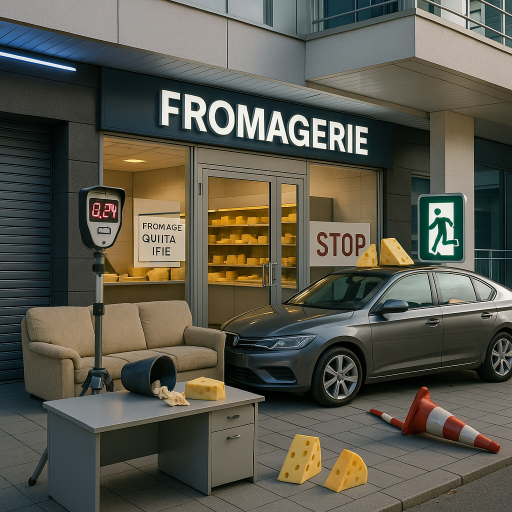
#> input picture images/full_background.png, 1024 x 1024 px (shown at 1/2 size)
$ python -i generate_image_chatgpt.py   (imports and definitions only)
#> lines starting #> are read from the running program, lines starting #| are printed output that depends on the picture
# generate_image_chatgpt.py — version robuste
import asyncio
import sys
import os
import time
import shutil
import re
import random
import base64
from pathlib import Path
from playwright.async_api import async_playwright, TimeoutError as PlaywrightTimeout
from dotenv import load_dotenv

# [1 line not run here, left out]

# --- Config depuis .env
BASE_PROFILE_PATH = os.getenv("BASE_PROFILE_PATH")
CHROME_PATH = os.getenv("CHROME_PATH")
BASE_DIR = os.getenv("BASE_DIR")
CHATGPT_URL = os.getenv("CHATGPT_URL", "https://chatgpt.com")
IMAGES_DIR = os.getenv("IMAGES_DIR", "images")
LEFT_IMG_DIR = os.getenv("LEFT_IMG_DIR", "images/left")
RIGHT_IMG_DIR = os.getenv("RIGHT_IMG_DIR", "images/right")
HEADLESS = os.getenv("HEADLESS", "true").strip().lower() in ("1", "true", "yes")
SLOWMO_MS = int(os.getenv("SLOWMO_MS", "0"))
TIMEOUT_MULT = float(os.getenv("TIMEOUT_MULT", "2.0"))
VERBOSE_PAGE_LOGS = os.getenv("VERBOSE_PAGE_LOGS", "false").strip().lower() in ("1","true","yes")

# --- Arguments CLI
script_text = sys.argv[1] if len(sys.argv) > 1 else ""

# --- Constantes robustesse
MAX_RETRIES_GLOBAL = 3
STEP_RETRIES = 3
NAV_TIMEOUT_MS = int(60_000 * TIMEOUT_MULT)
ACTION_TIMEOUT_MS = int(15_000 * TIMEOUT_MULT)
IMAGE_WAIT_MS = int(60_000 * TIMEOUT_MULT)  # 60s pour génération image

# Profils/temp
# [1 line that did not run here, left out]
# [1 line that did not run here, left out]
# [5 lines not run here, left out]

# [64 lines left out: functions build_background_prompt, _safe_filename, not called in this run]

# [141 lines not run here, left out]

def split_background_to_tiktok_pairs(image_path: str) -> tuple:
    """
    Découpe l'image en deux plages 9:16 (gauche/droite).
    Nécessite PIL/Pillow
    """
#> called with image_path = 'images/full_background.png'
    try:
        from PIL import Image

        img = Image.open(image_path)
#> img is the input picture: PIL image 1024x1024 RGB; mean R, G, B 89.9, 88.2, 76.6

        # Redimensionner si nécessaire
        expected_w, expected_h = 1080, 960
        if img.size != (expected_w, expected_h):
            print(f"⚠️ Redimension de l'image en {expected_w}x{expected_h}")
            img = img.resize((expected_w, expected_h))
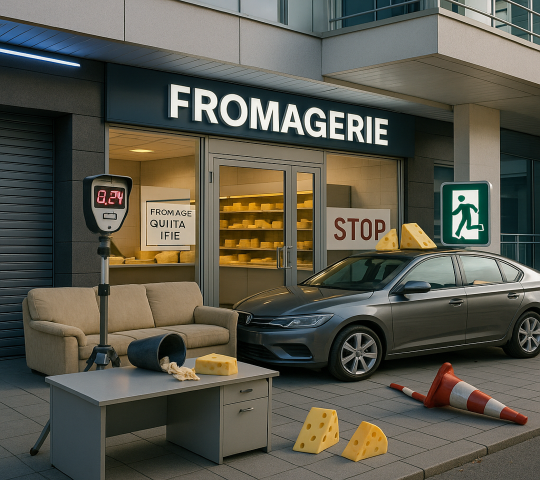
#> img: PIL image 1080x960 RGB (shown at 1/2 size); mean R, G, B 90, 88.3, 76.6

        # Découper en deux
        left_img = img.crop((0, 0, 540, 960))
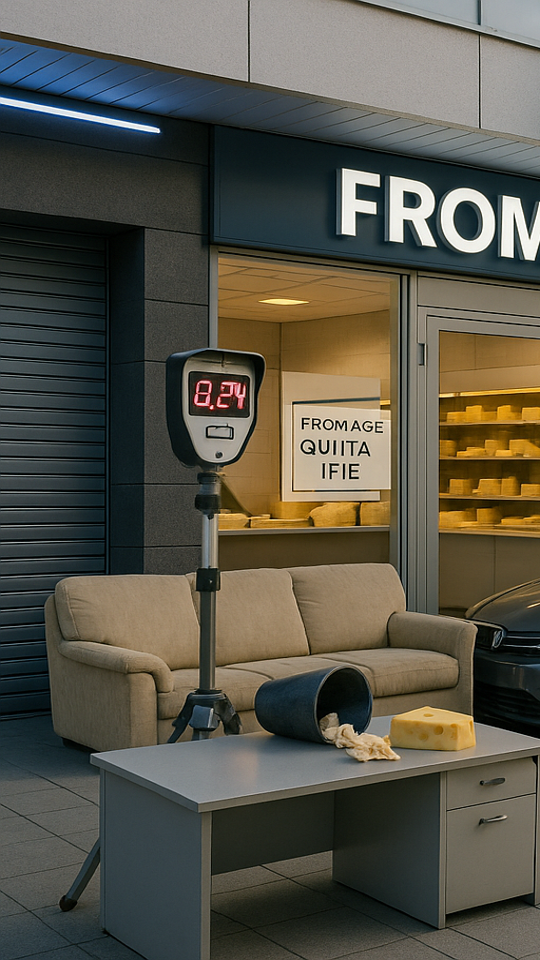
#> left_img: PIL image 540x960 RGB; mean R, G, B 87, 84.2, 72.5
        right_img = img.crop((540, 0, 1080, 960))
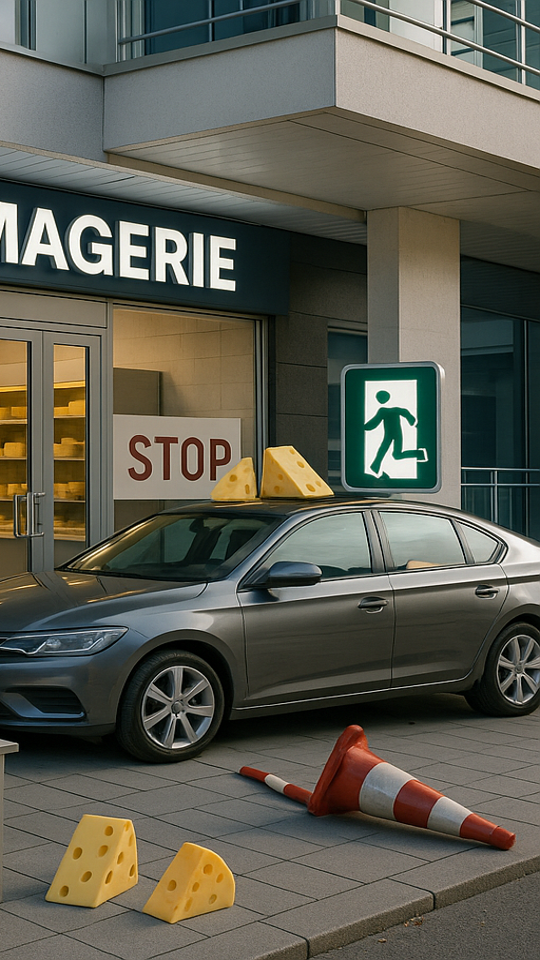
#> right_img: PIL image 540x960 RGB; mean R, G, B 92.9, 92.3, 80.8

        left_path = os.path.join(LEFT_IMG_DIR, "left_0.png")
        right_path = os.path.join(RIGHT_IMG_DIR, "right_0.png")

        left_img.save(left_path)
        right_img.save(right_path)

        print("✅ Deux images 9:16 générées (gauche/droite).")
        return left_path, right_path

    except ImportError:
        print("⚠️ PIL/Pillow non installé, impossible de découper l'image")
        return None, None
    except Exception as e:
        print(f"❌ Erreur lors du découpage: {e}")
        return None, None

# [104 lines not run here, left out]

# ---- Boucle globale de résilience ----
# [12 lines left out: function main, not called in this run]

# [2 lines not run here, left out]

>>> result = split_background_to_tiktok_pairs('images/full_background.png')
